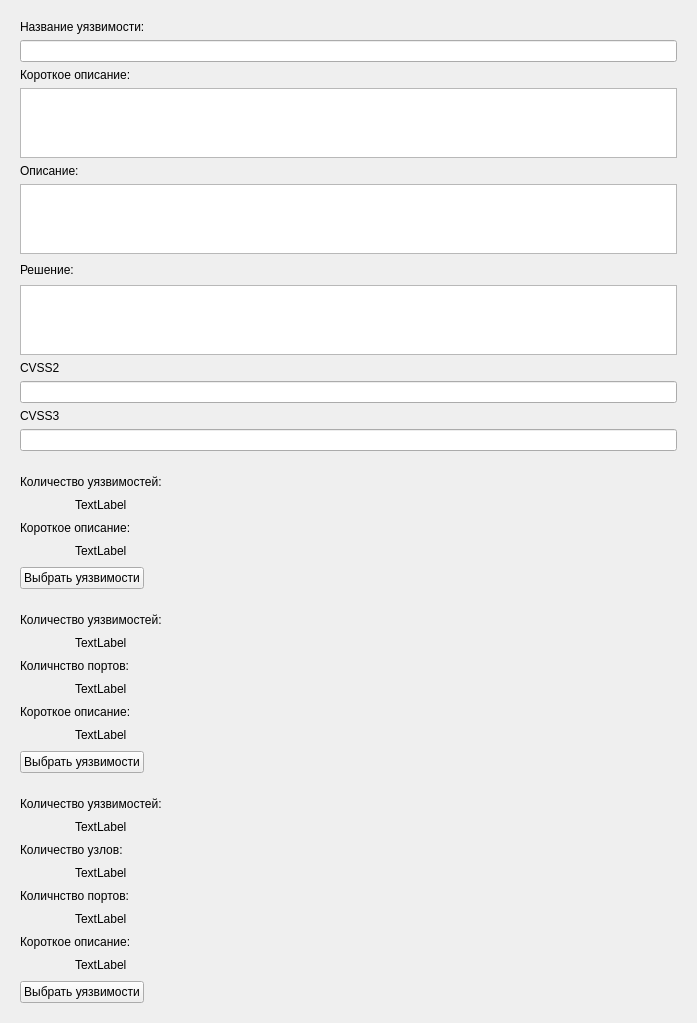
           <widget class="QWidget" name="scrollAreaWidgetContents_2">
            <property name="geometry">
             <rect>
              <x>0</x>
              <y>-12</y>
              <width>697</width>
              <height>1023</height>
             </rect>
            </property>
            <layout class="QVBoxLayout" name="verticalLayout_9">
             <item>
              <widget class="QWidget" name="widgetVulnerability" native="true">
               <layout class="QVBoxLayout" name="verticalLayout_10" stretch="2,2,2,2,2,2,4,2,2,2,2,2">
                <property name="sizeConstraint">
                 <enum>QLayout::SetDefaultConstraint</enum>
                </property>
                <item>
                 <widget class="QLabel" name="labelVul1">
                  <property name="text">
                   <string>Название уязвимости:</string>
                  </property>
                 </widget>
                </item>
                <item>
                 <widget class="QLineEdit" name="lineNameVulEdit">
                  <property name="enabled">
                   <bool>true</bool>
                  </property>
                  <property name="readOnly">
                   <bool>true</bool>
                  </property>
                 </widget>
                </item>
                <item>
                 <widget class="QLabel" name="labelVul2">
                  <property name="text">
                   <string>Короткое описание:</string>
                  </property>
                 </widget>
                </item>
                <item>
                 <widget class="QTextEdit" name="textShortDescriptionEdit">
                  <property name="enabled">
                   <bool>true</bool>
                  </property>
                  <property name="sizePolicy">
                   <sizepolicy hsizetype="Preferred" vsizetype="Expanding">
                    <horstretch>0</horstretch>
                    <verstretch>0</verstretch>
                   </sizepolicy>
                  </property>
                  <property name="readOnly">
                   <bool>true</bool>
                  </property>
                 </widget>
                </item>
                <item>
                 <widget class="QLabel" name="labelVul3">
                  <property name="text">
                   <string>Описание:</string>
                  </property>
                 </widget>
                </item>
                <item>
                 <widget class="QTextEdit" name="textDescriptionEdit">
                  <property name="enabled">
                   <bool>true</bool>
                  </property>
                  <property name="sizePolicy">
                   <sizepolicy hsizetype="Preferred" vsizetype="Expanding">
                    <horstretch>0</horstretch>
                    <verstretch>0</verstretch>
                   </sizepolicy>
                  </property>
                  <property name="readOnly">
                   <bool>true</bool>
                  </property>
                 </widget>
                </item>
                <item>
                 <widget class="QLabel" name="labelVul4">
                  <property name="text">
                   <string>Решение:</string>
                  </property>
                 </widget>
                </item>
                <item>
                 <widget class="QTextEdit" name="textSolutionEdit">
                  <property name="enabled">
                   <bool>true</bool>
                  </property>
                  <property name="sizePolicy">
                   <sizepolicy hsizetype="Preferred" vsizetype="Expanding">
                    <horstretch>0</horstretch>
                    <verstretch>0</verstretch>
                   </sizepolicy>
                  </property>
                  <property name="readOnly">
                   <bool>true</bool>
                  </property>
                 </widget>
                </item>
                <item>
                 <widget class="QLabel" name="labelVul5">
                  <property name="text">
                   <string>CVSS2</string>
                  </property>
                 </widget>
                </item>
                <item>
                 <widget class="QLineEdit" name="lineCVSS2Edit">
                  <property name="enabled">
                   <bool>true</bool>
                  </property>
                  <property name="readOnly">
                   <bool>true</bool>
                  </property>
                 </widget>
                </item>
                <item>
                 <widget class="QLabel" name="labelVul6">
                  <property name="text">
                   <string>CVSS3</string>
                  </property>
                 </widget>
                </item>
                <item>
                 <widget class="QLineEdit" name="lineCVSS3Edit">
                  <property name="enabled">
                   <bool>true</bool>
                  </property>
                  <property name="readOnly">
                   <bool>true</bool>
                  </property>
                 </widget>
                </item>
               </layout>
              </widget>
             </item>
             <item>
              <widget class="QWidget" name="widgetPort" native="true">
               <layout class="QVBoxLayout" name="verticalLayout_11">
                <item>
                 <widget class="QLabel" name="labelVul1_2">
                  <property name="text">
                   <string>Количество уязвимостей:</string>
                  </property>
                 </widget>
                </item>
                <item>
                 <layout class="QHBoxLayout" name="horizontalLayout_17" stretch="1,11">
                  <item>
                   <spacer name="horizontalSpacer_10">
                    <property name="orientation">
                     <enum>Qt::Horizontal</enum>
                    </property>
                    <property name="sizeHint" stdset="0">
                     <size>
                      <width>40</width>
                      <height>20</height>
                     </size>
                    </property>
                   </spacer>
                  </item>
                  <item>
                   <widget class="QLabel" name="label2lvlVulnaribility">
                    <property name="text">
                     <string>TextLabel</string>
                    </property>
                   </widget>
                  </item>
                 </layout>
                </item>
                <item>
                 <widget class="QLabel" name="labelVul2_2">
                  <property name="text">
                   <string>Короткое описание:</string>
                  </property>
                 </widget>
                </item>
                <item>
                 <layout class="QHBoxLayout" name="horizontalLayout_19" stretch="1,11">
                  <item>
                   <spacer name="horizontalSpacer_11">
                    <property name="orientation">
                     <enum>Qt::Horizontal</enum>
                    </property>
                    <property name="sizeHint" stdset="0">
                     <size>
                      <width>58</width>
                      <height>20</height>
                     </size>
                    </property>
                   </spacer>
                  </item>
                  <item>
                   <widget class="QLabel" name="label2lvlShortDescription">
                    <property name="text">
                     <string>TextLabel</string>
                    </property>
                   </widget>
                  </item>
                 </layout>
                </item>
                <item>
                 <layout class="QHBoxLayout" name="horizontalLayout_18">
                  <item>
                   <widget class="QPushButton" name="lvl2Btn">
                    <property name="text">
                     <string>Выбрать уязвимости</string>
                    </property>
                   </widget>
                  </item>
                  <item>
                   <spacer name="horizontalSpacer_12">
                    <property name="orientation">
                     <enum>Qt::Horizontal</enum>
                    </property>
                    <property name="sizeHint" stdset="0">
                     <size>
                      <width>88</width>
                      <height>17</height>
                     </size>
                    </property>
                   </spacer>
                  </item>
                 </layout>
                </item>
               </layout>
              </widget>
             </item>
             <item>
              <widget class="QWidget" name="widgetNode" native="true">
               <layout class="QVBoxLayout" name="verticalLayout_12">
                <item>
                 <widget class="QLabel" name="labelVul1_3">
                  <property name="text">
                   <string>Количество уязвимостей:</string>
                  </property>
                 </widget>
                </item>
                <item>
                 <layout class="QHBoxLayout" name="horizontalLayout_21" stretch="1,11">
                  <item>
                   <spacer name="horizontalSpacer_14">
                    <property name="orientation">
                     <enum>Qt::Horizontal</enum>
                    </property>
                    <property name="sizeHint" stdset="0">
                     <size>
                      <width>40</width>
                      <height>20</height>
                     </size>
                    </property>
                   </spacer>
                  </item>
                  <item>
                   <widget class="QLabel" name="label1lvlVulnaribility">
                    <property name="text">
                     <string>TextLabel</string>
                    </property>
                   </widget>
                  </item>
                 </layout>
                </item>
                <item>
                 <widget class="QLabel" name="label_8">
                  <property name="text">
                   <string>Количнство портов:</string>
                  </property>
                 </widget>
                </item>
                <item>
                 <layout class="QHBoxLayout" name="horizontalLayout_23" stretch="1,11">
                  <item>
                   <spacer name="horizontalSpacer_18">
                    <property name="orientation">
                     <enum>Qt::Horizontal</enum>
                    </property>
                    <property name="sizeHint" stdset="0">
                     <size>
                      <width>58</width>
                      <height>20</height>
                     </size>
                    </property>
                   </spacer>
                  </item>
                  <item>
                   <widget class="QLabel" name="label1lvlPort">
                    <property name="text">
                     <string>TextLabel</string>
                    </property>
                   </widget>
                  </item>
                 </layout>
                </item>
                <item>
                 <widget class="QLabel" name="labelVul2_3">
                  <property name="text">
                   <string>Короткое описание:</string>
                  </property>
                 </widget>
                </item>
                <item>
                 <layout class="QHBoxLayout" name="horizontalLayout_22" stretch="1,11">
                  <item>
                   <spacer name="horizontalSpacer_15">
                    <property name="orientation">
                     <enum>Qt::Horizontal</enum>
                    </property>
                    <property name="sizeHint" stdset="0">
                     <size>
                      <width>58</width>
                      <height>20</height>
                     </size>
                    </property>
                   </spacer>
                  </item>
                  <item>
                   <widget class="QLabel" name="label1lvlShortDescription">
                    <property name="text">
                     <string>TextLabel</string>
                    </property>
                   </widget>
                  </item>
                 </layout>
                </item>
                <item>
                 <layout class="QHBoxLayout" name="horizontalLayout_20">
                  <item>
                   <widget class="QPushButton" name="lvl1Btn">
                    <property name="text">
                     <string>Выбрать уязвимости</string>
                    </property>
                   </widget>
                  </item>
                  <item>
                   <spacer name="horizontalSpacer_13">
                    <property name="orientation">
                     <enum>Qt::Horizontal</enum>
                    </property>
                    <property name="sizeHint" stdset="0">
                     <size>
                      <width>88</width>
                      <height>17</height>
                     </size>
                    </property>
                   </spacer>
                  </item>
                 </layout>
                </item>
               </layout>
              </widget>
             </item>
             <item>
              <widget class="QWidget" name="widgetGroup" native="true">
               <layout class="QVBoxLayout" name="verticalLayout_2">
                <item>
                 <widget class="QLabel" name="labelVul1_4">
                  <property name="text">
                   <string>Количество уязвимостей:</string>
                  </property>
                 </widget>
                </item>
                <item>
                 <layout class="QHBoxLayout" name="horizontalLayout_25" stretch="1,11">
                  <item>
                   <spacer name="horizontalSpacer_33">
                    <property name="orientation">
                     <enum>Qt::Horizontal</enum>
                    </property>
                    <property name="sizeHint" stdset="0">
                     <size>
                      <width>40</width>
                      <height>20</height>
                     </size>
                    </property>
                   </spacer>
                  </item>
                  <item>
                   <widget class="QLabel" name="label11lvlVulnaribility">
                    <property name="text">
                     <string>TextLabel</string>
                    </property>
                   </widget>
                  </item>
                 </layout>
                </item>
                <item>
                 <widget class="QLabel" name="label_10">
                  <property name="text">
                   <string>Количество узлов:</string>
                  </property>
                 </widget>
                </item>
                <item>
                 <layout class="QHBoxLayout" name="horizontalLayout_33" stretch="1,11">
                  <item>
                   <spacer name="horizontalSpacer_39">
                    <property name="orientation">
                     <enum>Qt::Horizontal</enum>
                    </property>
                    <property name="sizeHint" stdset="0">
                     <size>
                      <width>58</width>
                      <height>20</height>
                     </size>
                    </property>
                   </spacer>
                  </item>
                  <item>
                   <widget class="QLabel" name="label11lvlNode">
                    <property name="text">
                     <string>TextLabel</string>
                    </property>
                   </widget>
                  </item>
                 </layout>
                </item>
                <item>
                 <widget class="QLabel" name="label_9">
                  <property name="text">
                   <string>Количнство портов:</string>
                  </property>
                 </widget>
                </item>
                <item>
                 <layout class="QHBoxLayout" name="horizontalLayout_27" stretch="1,11">
                  <item>
                   <spacer name="horizontalSpacer_36">
                    <property name="orientation">
                     <enum>Qt::Horizontal</enum>
                    </property>
                    <property name="sizeHint" stdset="0">
                     <size>
                      <width>58</width>
                      <height>20</height>
                     </size>
                    </property>
                   </spacer>
                  </item>
                  <item>
                   <widget class="QLabel" name="label11lvlPort">
                    <property name="text">
                     <string>TextLabel</string>
                    </property>
                   </widget>
                  </item>
                 </layout>
                </item>
                <item>
                 <widget class="QLabel" name="labelVul2_4">
                  <property name="text">
                   <string>Короткое описание:</string>
                  </property>
                 </widget>
                </item>
                <item>
                 <layout class="QHBoxLayout" name="horizontalLayout_24" stretch="1,11">
                  <item>
                   <spacer name="horizontalSpacer_19">
                    <property name="orientation">
                     <enum>Qt::Horizontal</enum>
                    </property>
                    <property name="sizeHint" stdset="0">
                     <size>
                      <width>58</width>
                      <height>20</height>
                     </size>
                    </property>
                   </spacer>
                  </item>
                  <item>
                   <widget class="QLabel" name="label11lvlShortDescription">
                    <property name="text">
                     <string>TextLabel</string>
                    </property>
                   </widget>
                  </item>
                 </layout>
                </item>
                <item>
                 <layout class="QHBoxLayout" name="horizontalLayout_28">
                  <item>
                   <widget class="QPushButton" name="lvl11Btn">
                    <property name="text">
                     <string>Выбрать уязвимости</string>
                    </property>
                   </widget>
                  </item>
                  <item>
                   <spacer name="horizontalSpacer_34">
                    <property name="orientation">
                     <enum>Qt::Horizontal</enum>
                    </property>
                    <property name="sizeHint" stdset="0">
                     <size>
                      <width>88</width>
                      <height>17</height>
                     </size>
                    </property>
                   </spacer>
                  </item>
                 </layout>
                </item>
               </layout>
              </widget>
             </item>
            </layout>
           </widget>
